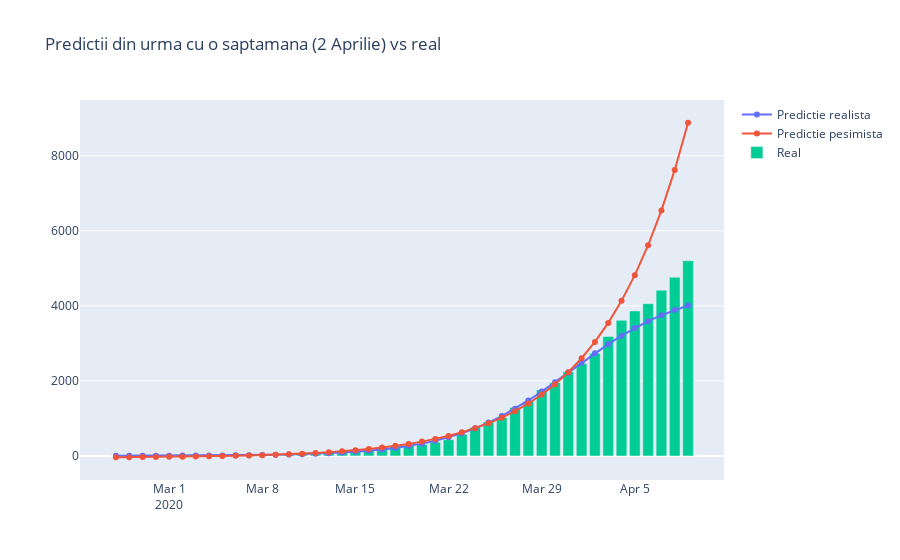
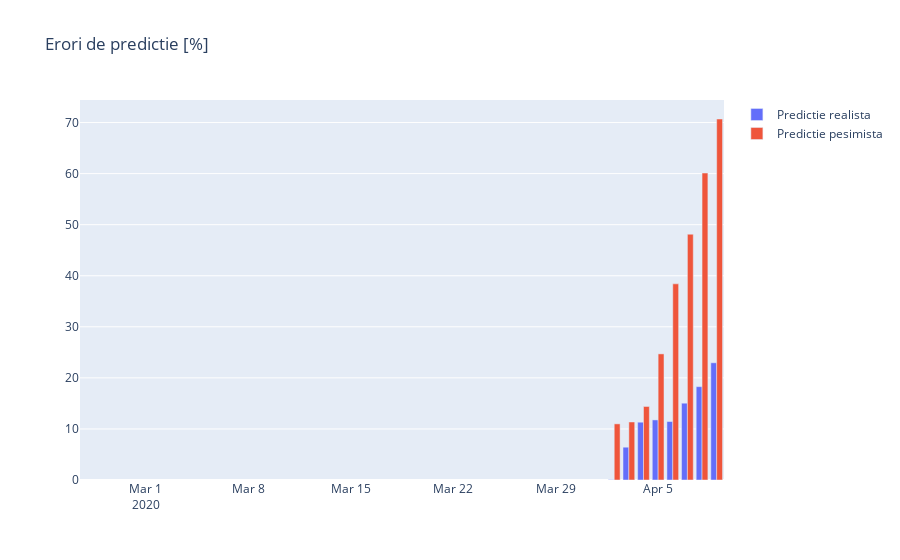

Write notebook code for charts like these, in order.
### Code cell
compare_predictions(36, pacienti, 'Predictii din urma cu o saptamana (2 Aprilie) vs real')
compare_predictions(29, pacienti, 'Predictii din urma cu doua saptamani (26 Martie) vs real')
